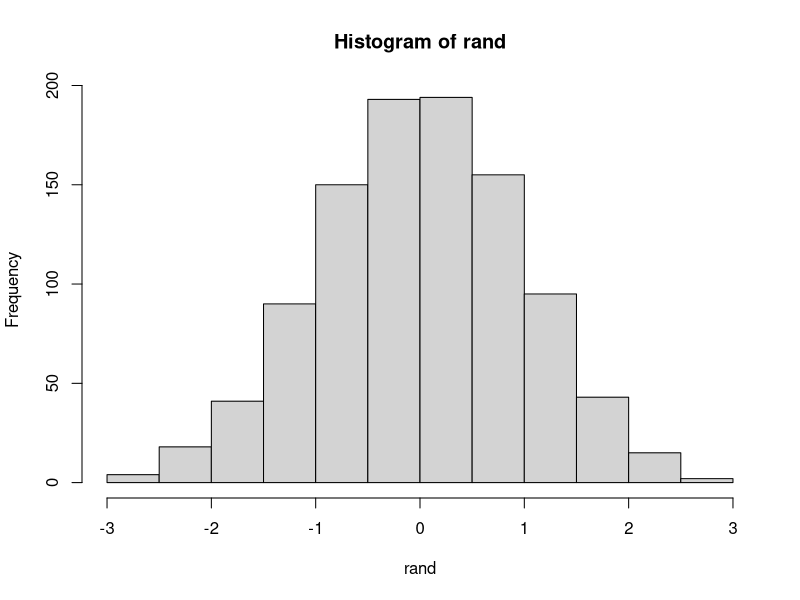

Generate this figure with R:
2 + 2

# Comments start with #

# Assign objects to names for later
rand <- rnorm(1000)

# Many built in functions
hist(rand)
# Get help with ?
?hist
